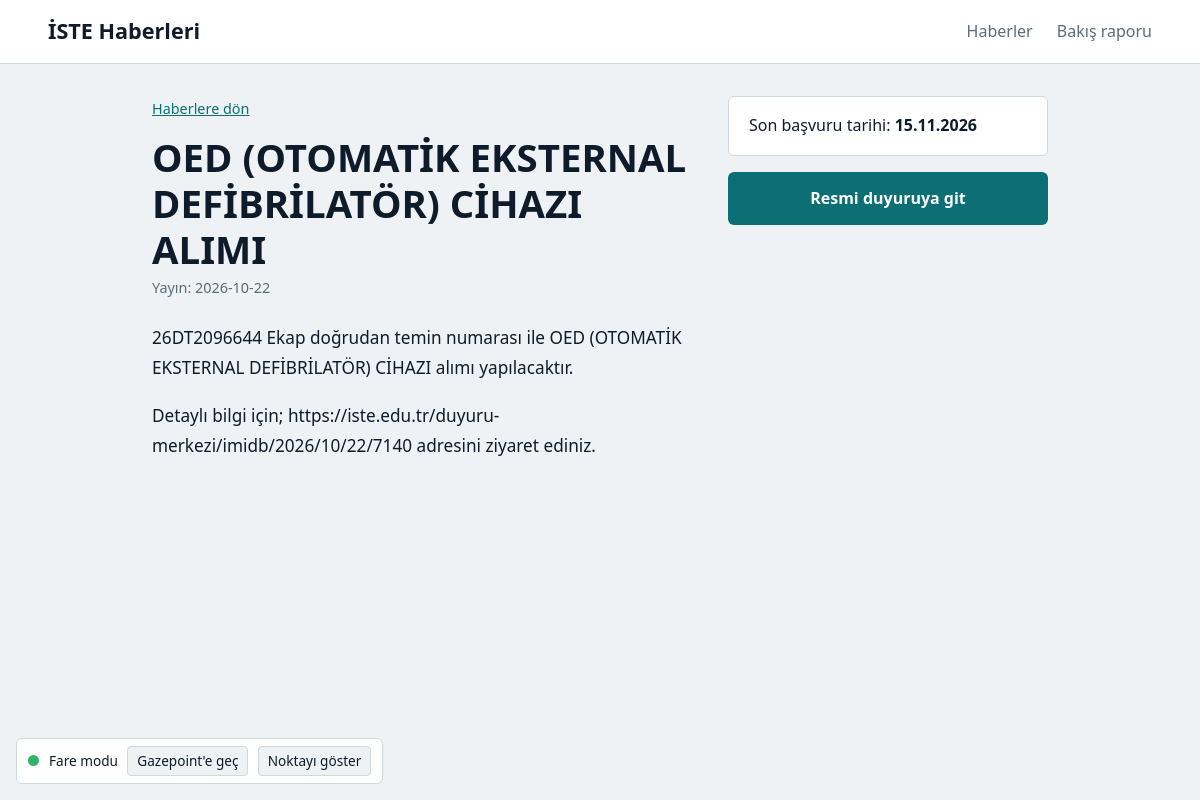
Screenshot of /haber/12 with the database file from the repository.
### tables this page shows
CREATE TABLE haberler (
            id           INTEGER PRIMARY KEY AUTOINCREMENT,
            baslik       TEXT NOT NULL,
            icerik       TEXT,
            url          TEXT UNIQUE,          -- aynı haber iki kez eklenmesin
            tarih        TEXT,                 -- yayın tarihi  (YYYY-MM-DD)
            son_tarih    TEXT,                 -- başvuru bitişi (YYYY-MM-DDTHH:MM:SS) veya NULL
            tarih_kaynak TEXT,                 -- 'otomatik' | 'elle' | 'demo'
            kategori     TEXT                  -- 'haber' | 'duyuru' | 'akademik'
        );

### app.py (the view)
@app.route("/haber/<int:haber_id>")
def haber_detay(haber_id):
    with db_baglan() as db:
        h = db.execute("SELECT * FROM haberler WHERE id = ?", (haber_id,)).fetchone()
    if h is None:
        abort(404)
    paragraflar = [p for p in (h["icerik"] or "").split("\n") if p.strip()]
    return render_template("haber.html", h=h, paragraflar=paragraflar)

### app.py (called while the page is built)
@app.before_request
def oturum_hazirla():
    if request.endpoint == "static":
        return
    if "oturum" not in session:
        session["oturum"] = uuid.uuid4().hex                      # anonim kimlik
        session["varyant"] = random.choice(["kitlik", "kontrol"])  # rastgele grup
    secilen = request.args.get("v")
    if secilen in ("kitlik", "kontrol"):
        session["varyant"] = secilen

@app.context_processor
def sablon_degiskenleri():
    return {"varyant": session.get("varyant", "kitlik")}

@app.template_filter("tr_tarih")
def tr_tarih(iso):
    if not iso:
        return ""
    return datetime.fromisoformat(iso).strftime("%d.%m.%Y")

### db.py (called while the page is built)
@contextmanager
def db_baglan():
    baglanti = sqlite3.connect(DB_YOLU)
    baglanti.row_factory = sqlite3.Row      # sütunlara isimle erişmek için: satir["baslik"]
    try:
        yield baglanti
        baglanti.commit()
    finally:
        baglanti.close()

### templates/haber.html (shortened to what this page needs)
{% extends "base.html" %}
{% block haber_id %}{{ h['id'] }}{% endblock %}
{% block icerik %}
<div class="detay">
  <article class="metin">
    <a class="geri" href="{{ url_for('anasayfa') }}">Haberlere dön</a>
    <h1 data-aoi="baslik">{{ h['baslik'] }}</h1>
    <p class="yayin">Yayın: {{ h['tarih'] }}</p>
    <div class="govde" data-aoi="icerik">
      {% for p in paragraflar %}<p>{{ p }}</p>{% endfor %}
    </div>
  </article>
  {% if h['son_tarih'] %}
  <aside class="yan">
    {% if varyant == 'kitlik' %}
      <div class="geri-sayim" data-aoi="geri-sayim" data-bitis="{{ h['son_tarih'] }}+03:00">
        <p class="sayac-etiket">Başvurunun bitmesine</p>
        <div class="sayac" aria-live="off"></div>
        <p class="sayac-not">
          Son gün: {{ h['son_tarih'] | tr_tarih }}
          {% if h['tarih_kaynak'] == 'otomatik' %}<br>Tarih haber metninden otomatik bulundu; resmi duyuruyu kontrol et.{% endif %}
        </p>
      </div>
    {% else %}
      <div class="tarih-sade" data-aoi="tarih-bilgisi">
        <p>Son başvuru tarihi: <strong>{{ h['son_tarih'] | tr_tarih }}</strong></p>
      </div>
    {% endif %}
    <a class="buton" data-aoi="basvuru-butonu" data-haber-id="{{ h['id'] }}"
       {% if h['url'] and h['url'].startswith('http') %}href="{{ h['url'] }}" target="_blank" rel="noopener"
       {% else %}href="#" aria-disabled="true"{% endif %}>
      Resmi duyuruya git
    </a>
  </aside>
  {% endif %}
</div>
{% endblock %}

### static/style.css (style rules this page uses)
:root { --zemin: #eef2f4; --kagit: #ffffff; --murekkep: #0e1b2b; --soluk: #5b6b78; --cizgi: #cfd8de; --deniz: #0b6f73; --pano: #0e1b2b; --kehribar: #f2b134; --kirmizi: #ff5a4e; --sakin: #7fd1c7; --baslik-font: "Bahnschrift", "DIN Alternate", "Arial Narrow", system-ui, sans-serif; --metin-font: "Segoe UI", system-ui, -apple-system, sans-serif; }
* { box-sizing: border-box; }
body { margin: 0; background: var(--zemin); color: var(--murekkep); font-family: var(--metin-font); line-height: 1.6; }
a { color: var(--deniz); }
h1, h2 { font-family: var(--baslik-font); line-height: 1.2; }
.detay { display: grid; grid-template-columns: minmax(0, 1fr) 20rem; gap: 2.5rem; align-items: start; }
.geri { font-size: .9rem; }
.metin h1 { font-size: clamp(1.7rem, 3.2vw, 2.4rem); margin: .75rem 0 .25rem; }
.yayin { color: var(--soluk); margin: 0 0 1.5rem; font-size: .9rem; }
.govde { max-width: 38rem; font-size: 1.075rem; line-height: 1.75; }
.yan { position: sticky; top: 1.5rem; display: grid; gap: 1rem; }
.tarih-sade { background: var(--kagit); border: 1px solid var(--cizgi); border-radius: 6px; padding: 1rem 1.25rem; }
.tarih-sade p { margin: 0; }
.buton { display: block; text-align: center; text-decoration: none; background: var(--deniz); color: #fff; padding: .85rem 1rem; border-radius: 6px; font-weight: 600; }

### rows the page displays
haberler: baslik "OED (OTOMATİK EKSTERNAL DEFİBRİLATÖR) CİHAZI ALIMI", tarih "2026-10-22", son_tarih|tr_tarih "15.11.2026"

### other values shown
{{ p }} "26DT2096644 Ekap doğrudan temin numarası ile OED (OTOMATİK EKSTERNAL DEFİBRİLATÖR) CİHAZI alımı yapılacaktır." "Detaylı bilgi için; https://iste.edu.tr/duyuru-merkezi/imidb/2026/10/22/7140 adresini ziyaret ediniz."
